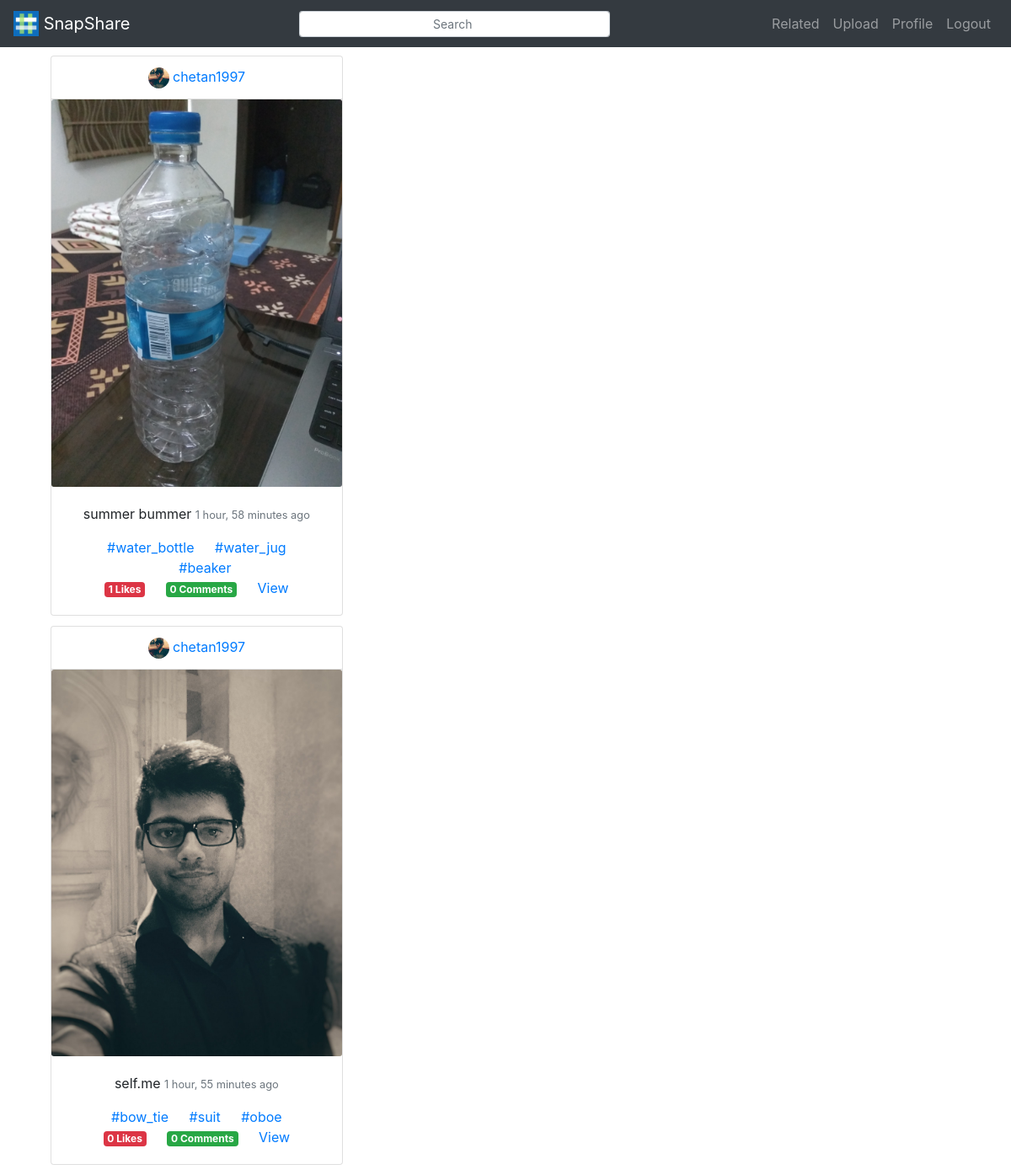
Screenshot of / (signed in) with the database file from the repository.
### posts/models.py (models this page shows, shortened)
class Post(models.Model):
	user = models.ForeignKey(User, on_delete=models.CASCADE, related_name='posts')
	caption = models.CharField(max_length = 100, blank=True, null=True)
	image = models.ImageField(upload_to=upload_location)
	timestamp = models.DateTimeField(auto_now_add=True)
	uuid = models.UUIDField(default=uuid.uuid4, editable=False, unique=True)
	@property
	def get_tags(self):
		tags = PostTagBridge.objects.filter(post = self)
		return [x.tag for x in tags]
	@property
	def comments_count(self):
		return Comment.objects.filter(post=self).count()
	@property
	def likes_count(self):
		return Like.objects.filter(post=self).count()

class Tag(models.Model):
	text = models.CharField(max_length=100)
	def __str__(self):
		return "{}".format(self.text)

### accounts/models.py (models this page shows, shortened)
class Profile(models.Model):
	user = models.OneToOneField(User, on_delete=models.CASCADE)
	bio = models.CharField(max_length = 500, null=True, blank=True)
	profile_picture = models.ImageField(null=True, blank=True, upload_to=upload_location, default='/default_user_image.jpg')

### posts/views.py (the view)
# urls.py: path('', HomeView.as_view(), name="home_url"),
class HomeView(View):
	template_name = "posts/home.html"
	@method_decorator(login_required)
	def get(self, request, *args, **kwargs):
		connections = Connection.objects.filter(from_user = request.user)
		posts = []
		for connection in connections:
			posts += Post.objects.filter(user=connection.to_user)
		return render(request, self.template_name, {"posts" : posts})

### posts/templates/posts/home.html (shortened to what this page needs)
{% extends "SnapShare/base.html" %}
{% block content %}
<div class="container">
		<div class="card-columns">
				{% for post in posts %}
				<div class="card">
				<div class="card-header bg-transparent text-center">
					<img src="{{post.user.profile.profile_picture.url}}" class="rounded-circle" width="25px" height="25px">
					<a href="/accounts/profile/{{post.user.username}}/">{{post.user.username}}</a>
				</div>
				  <img class="card-img" src="{{post.image.url}}" alt="Card image cap">
				  <div class="card-body text-center">
					<p class="card-text">{{post.caption}}
						<small class="text-muted">{{post.timestamp | timesince}} ago</small>
					</p>
					<div class="col">
						{% for tag in post.get_tags %}
							<a href="/posts/tags/{{tag}}" class="card-link">#{{tag}}</a>
						{% endfor %}
					</div>
					<span class="badge badge-danger card-link">{{post.likes_count}} Likes</span>
					<span class="badge badge-success card-link">{{post.comments_count}} Comments</span>
					<a href="/posts/single/{{post.uuid}}" class="card-link">View</a>
				  </div>
				</div>
				{% endfor %}
			  </div>
</div>
{% endblock %}

### rows the page displays
Post: user.profile.profile_picture (picture), user.username "chetan1997", image (picture), caption "summer bummer", timestamp "1 hour, 58 minutes", likes_count "1", comments_count "0"
Tag: text "water_bottle"
Tag: text "water_jug"
Tag: text "beaker"
Post: user.profile.profile_picture (picture), user.username "chetan1997", image (picture), caption "self.me", timestamp "1 hour, 55 minutes", likes_count "0", comments_count "0"
Tag: text "bow_tie"
Tag: text "suit"
Tag: text "oboe"
